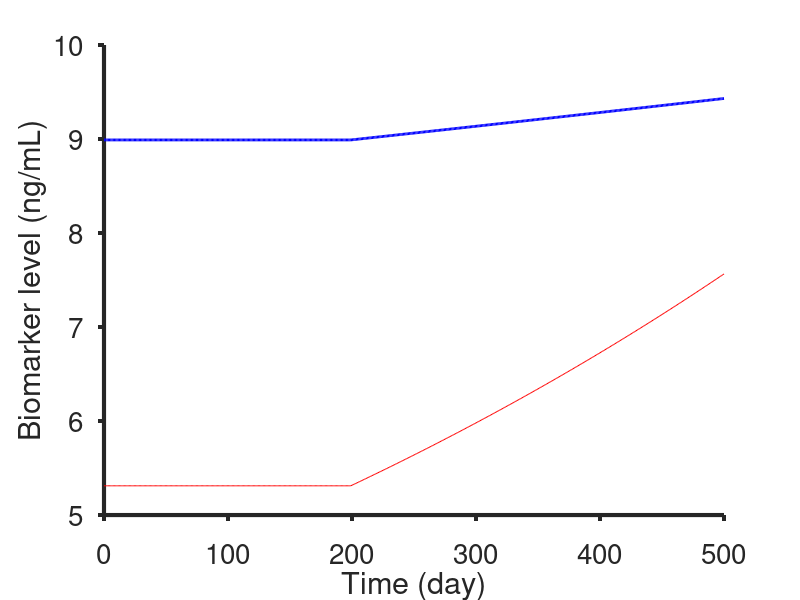

Reproduce this figure in MATLAB. (Note: this script raises an error after producing the figure.)
%% observation and sampling time only exponential
clear all; close all; clc
%
time = (0:500)';
num_patients = 200;
%healthy baseline and std
Ch0 = 8; %ng/mL
std_h = 1.5; %ng/mL
Ch0_rnd = std_h.*randn(num_patients,1) + Ch0;
s_mean_k_gr_non = linspace(0,0,1);
max_k_gr_non = log(2)/18/30 + s_mean_k_gr_non;% ;
min_k_gr_non = 1e-5 + s_mean_k_gr_non;% ;
% max_k_decay_non = log(2)/5/30;
% min_k_decay_non = log(2)/24/30;
k_gr_non_rnd = (max_k_gr_non - min_k_gr_non).*rand(num_patients,1) + min_k_gr_non;%mean([0 1/18/30]);
% k_decay_non_rnd = (max_k_decay_non - min_k_decay_non).*rand(num_patients,size(k_gr_non_rnd,2)) + min_k_decay_non;%mean([1/(24*30) 1/150]);

m_k_gr_non_rnd = mean(k_gr_non_rnd);
sd_k_gr_non_rnd = std(k_gr_non_rnd);

%unhealthy baseline and std
Ca0 = 8; %ng/mL
std_a = 1.5; %ng/mL
Ca0_rnd = std_a.*randn(num_patients,1) + Ca0;
s_mean_k_growth_agg = linspace(0,0,1);
max_k_gr_agg = log(2)/2/30 + s_mean_k_growth_agg;
min_k_gr_agg = log(2)/18/300 + s_mean_k_growth_agg;
% max_k_decay_agg = log(2)/30;
% min_k_decay_agg = log(2)/5/30;
k_gr_agg_rnd = (max_k_gr_agg - min_k_gr_agg).*rand(num_patients,1) + min_k_gr_agg;%linspace(1/18/30,1/2/30,50); %day-1
% k_decay_agg_rnd = (max_k_decay_agg - min_k_decay_agg).*rand(num_patients,size(k_gr_non_rnd,2)) + min_k_decay_agg;%linspace(1/150,1/30,50); %day-1

m_k_gr_agg_rnd = mean(k_gr_agg_rnd);
sd_k_gr_rnd = std(k_gr_agg_rnd);

noise_i = 0;

C_healthy = zeros(numel(time),num_patients);
C_unhealthy = zeros(numel(time),num_patients);
t_onset = 200;




for j = 1:num_patients
    for i = 1:numel(time)
        if i < t_onset
            C_healthy(i,j) = Ch0_rnd(j);
            C_unhealthy(i,j) = Ca0_rnd(j);
        else
            C_healthy(i,j) = Ch0_rnd(j)*exp(k_gr_non_rnd(j)*time(i-(t_onset-1)));
            C_unhealthy(i,j) = Ca0_rnd(j)*exp(k_gr_agg_rnd(j)*time(i-(t_onset-1)));
        end
    end
end



C_healthy_noise1 = zeros(numel(time),num_patients);
C_unhealthy_noise1 = zeros(numel(time),num_patients);


for j = 1:num_patients
    C_healthy_noise1(:,j) = C_healthy(:,j)+noise_i*rand(1,numel(C_healthy(:,j)))'.*C_healthy(:,j)/100;
    C_unhealthy_noise1(:,j) = C_unhealthy(:,j)+noise_i*rand(1,numel(C_unhealthy(:,j)))'.*C_unhealthy(:,j)/100;
end


figure;plot(time,squeeze(C_healthy_noise1(:,1)),'r-',time,squeeze(C_unhealthy_noise1(:,1)),'b-','LineWidth', 2);%,time,squeeze(C_unhealthy_noise1(:,1,:)),'b-'); 
title('');
xlabel('Time (day)'); ylabel('Biomarker level (ng/mL)');
set(gca,'box','off','TickDir','out',...
    'FontSize',20,'FontName','Helvetica','LineWidth', 3);

% KNN
% model 1
p = 0.9;      % proportion of rows to select for training
N = num_patients;  % total number of rows
sample_interval = linspace(1,50,30);
observationspan = linspace(201,400,40);
test_iter = 10;
tf_healthy = false(N,numel(sample_interval),test_iter);    % create logical index vector
tf_healthy(1:round(p*N),:,:) = true;

for m = 1:numel(sample_interval) 
    n = 1;
    meanF1(m) = 0;
    while (meanF1(m) < .9) && (observationspan(n) < observationspan(end))
        for l = 1:test_iter
            clear train_data test_data
            tf_healthy2(:,m,l) = tf_healthy(randperm(N),m,l);   % randomise order
            C_healthy_noise1_train(:,:,m,l) = C_healthy_noise1(:,squeeze(tf_healthy2(:,m,l)));
            C_healthy_noise1_test(:,:,m,l) = C_healthy_noise1(:,squeeze(~tf_healthy2(:,m,l)));
            % for now using the same index of random selection for healthy and
            % unhealthy
            C_unhealthy_noise1_train(:,:,m,l) = C_unhealthy_noise1(:,squeeze(tf_healthy2(:,m,l)));
            C_unhealthy_noise1_test(:,:,m,l) = C_unhealthy_noise1(:,squeeze(~tf_healthy2(:,m,l)));
            
            train_data = [C_healthy_noise1_train(1:round(sample_interval(m)):(round(observationspan(n))+round(sample_interval(m))),:,m,l),C_unhealthy_noise1_train(1:round(sample_interval(m)):(round(observationspan(n))+round(sample_interval(m))),:,m,l)];
            test_data = [C_healthy_noise1_test(1:round(sample_interval(m)):(round(observationspan(n))+round(sample_interval(m))),:,m,l),C_unhealthy_noise1_test(1:round(sample_interval(m)):(round(observationspan(n))+round(sample_interval(m))),:,m,l)];
            train_labels(:,m,l) = [ones(1,p*N),zeros(1,p*N)];
            test_true_labels(:,m,l) = [ones(1,round((1-p)*N)),zeros(1,round((1-p)*N))];
            
            [predicted_labels(:,m,l),nn_index,accuracy] = KNN_(3,train_data',train_labels(:,m,l)',test_data');
            [cm(:,:,m,l),gn(:,:,m,l)] = confusionmat(test_true_labels(:,m,l)',predicted_labels(:,m,l));
            % precision, recall and f1Scores
            %             accuracy1(:,m,n,l) =  sum(diag(cm(:,:,n,l)))./sum(sum(cm(:,:,n,l)));
            precision(:,m,l) = diag(cm(:,:,m,l))./sum(cm(:,:,m,l),2);
            recall(:,m,l) = diag(cm(:,:,m,l))./sum(cm(:,:,m,l),1)';
            f1Scores(:,m,l) = 2*(precision(:,m,l).*recall(:,m,l))./(precision(:,m,l)+recall(:,m,l));
            
        end        
        x(m) = n;
        n = n+1;
        meanF1(m) = mean(mean(f1Scores(:,m,:),1),3);
    end    
    observ_t(m) = observationspan(x(m)) + sample_interval(m);% check
       
end




figure;
h = plot(sample_interval, observ_t-200,'*-','LineWidth', 3);
title('f1 score - 5% noise');
xlabel('Days between samples (day)'); ylabel('Observation span-after cancer onset (day)');
set(gca,'box','off','TickDir','out',...
    'FontSize',20,'FontName','Helvetica','LineWidth', 3);